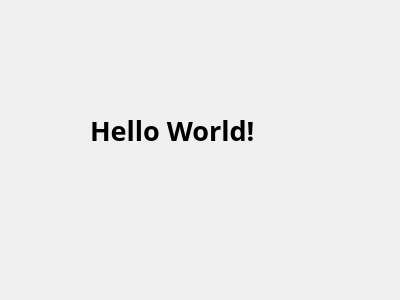
<?xml version="1.0" encoding="UTF-8"?>
<ui version="4.0">
 <class>HelloDialog</class>
 <widget class="QDialog" name="HelloDialog">
  <property name="geometry">
   <rect>
    <x>0</x>
    <y>0</y>
    <width>400</width>
    <height>300</height>
   </rect>
  </property>
  <property name="windowTitle">
   <string>HelloDialog</string>
  </property>
  <widget class="QLabel" name="label">
   <property name="geometry">
    <rect>
     <x>90</x>
     <y>70</y>
     <width>221</width>
     <height>121</height>
    </rect>
   </property>
   <property name="font">
    <font>
     <family>Agency FB</family>
     <pointsize>20</pointsize>
     <weight>75</weight>
     <bold>true</bold>
    </font>
   </property>
   <property name="text">
    <string>Hello World!</string>
   </property>
  </widget>
 </widget>
 <layoutdefault spacing="6" margin="11"/>
 <resources/>
 <connections/>
</ui>
